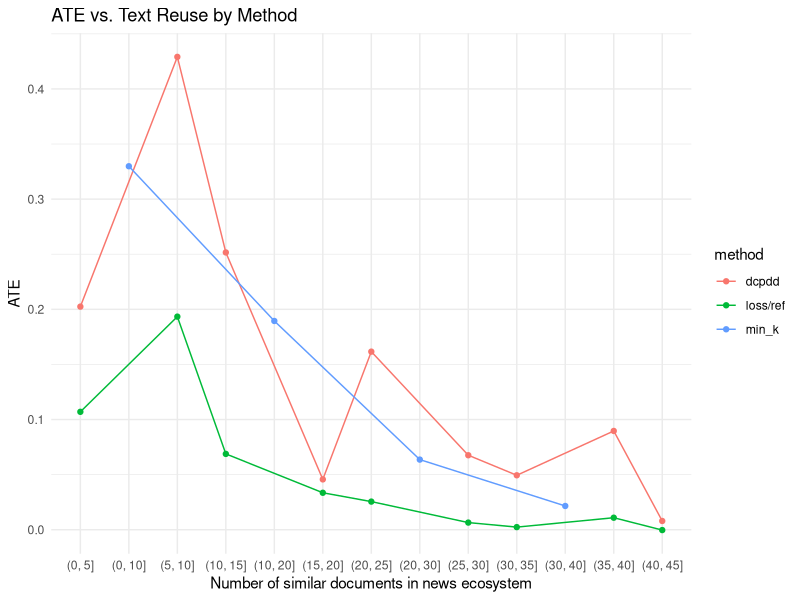
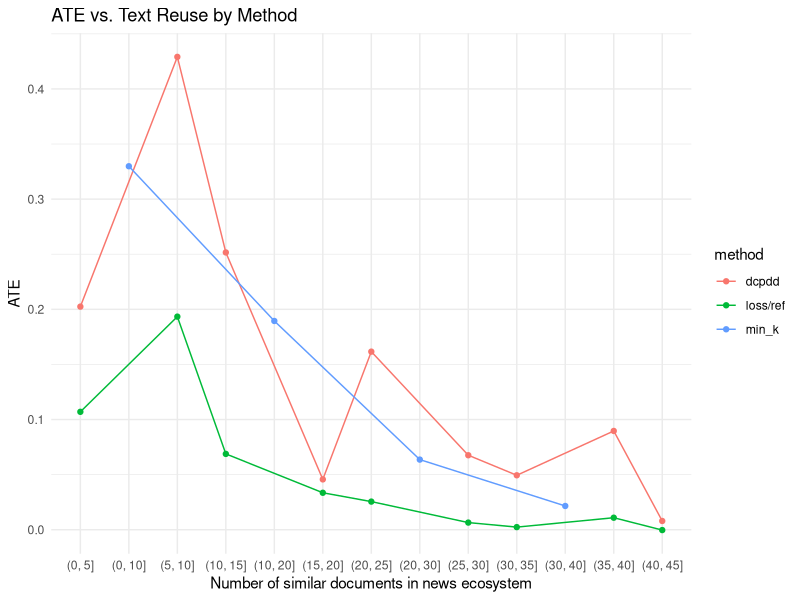

The R source for these figures, in order:
library(tidyverse)

# Read both files
loss <- read_csv("loss.csv") %>% mutate(method = if_else(method == "loss", "loss/ref", method))
min_k <- read_csv("min_k.csv")
dcpdd <- read_csv("dcpdd.csv")

# Combine
combined <- bind_rows(loss, min_k, dcpdd)

# Extract numeric lower bounds for ordering
combined <- combined %>%
  mutate(size_bin = factor(size_bin, levels = combined %>%
                             distinct(size_bin) %>%
                             mutate(bin_order = as.numeric(str_extract(size_bin, "(?<=\\()[0-9]+"))) %>%
                             arrange(bin_order) %>%
                             pull(size_bin)))

# Plot
ggplot(combined, aes(x = size_bin, y = delta_mean, color = method, group = method)) +
  geom_line() +
  geom_point() +
  labs(
    x = "Number of similar documents in news ecosystem", y = "ATE",
    title = "ATE vs. Text Reuse by Method"
  ) +
  theme_minimal()

ggsave("tmp.pdf")
